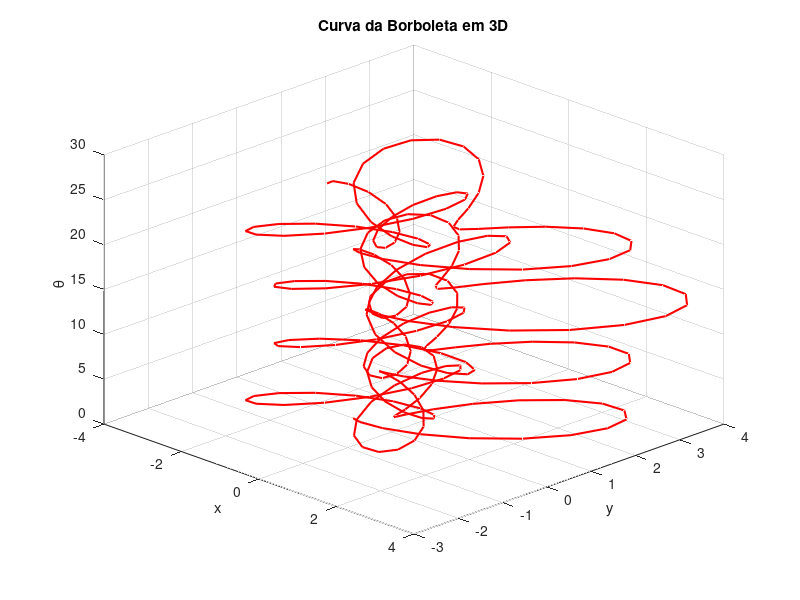

MATLAB code to generate this figure:
% Definir o intervalo de theta
theta = 0:pi/32:8*pi;  % Variação de θ de 0 até 8π com Δθ=π/32

% Calcular r usando a equação fornecida
r = exp(sin(theta)) - 2 * cos(4 * theta) - sin((20 * theta - pi) / 24).^5;

% Converter para coordenadas cartesianas
x = r .* cos(theta);
y = r .* sin(theta);
z = theta;  % Para um efeito 3D

% Criar o gráfico em 3D
figure;
plot3(x, y, z, 'r', 'LineWidth', 1.5);
grid on;
xlabel('x');
ylabel('y');
zlabel('θ');
title('Curva da Borboleta em 3D');
view(45, 30); % Ajusta o ângulo de visualização
